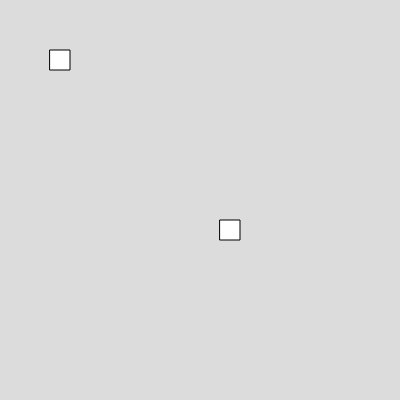
Frame 1 (no input)
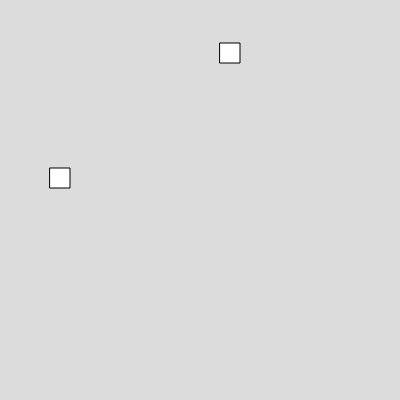
Frame 60 (no input)
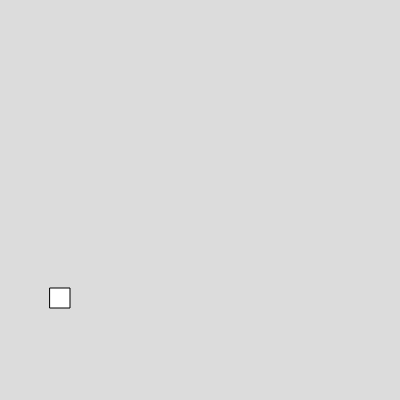
Frame 120 (the mouse pressed at the canvas centre since frame 60)

The p5.js sketch that drew these frames (run headless with seeded random() and noise() and a simulated clock; from frame 60 on, the mouse is pressed at the canvas centre):

// p5.js sketch
// ── sketch.js
var box1,box2;
function setup() 
{
  createCanvas(400, 400);
  box1 = new Box(50,50,20,20,2);
  box2 = new Box(220,220,20,20,-3);
}

function draw() 
{
  background(220);
  box1.show();
  box1.move();

  box2.show();
  box2.move();

  
}


// ── box.js
class Box
  {
    constructor(x,y,w,h,vy)
    {
      this.x =x;
      this.y =y;
      this.w =w;
      this.h = h;
      this.vy = vy;
    }
    
    show()
    {
      rect(this.x,this.y,this.w,this.h)
    }
    
    move()
    {
      this.y = this.y+this.vy;
    }
    
  }

  
